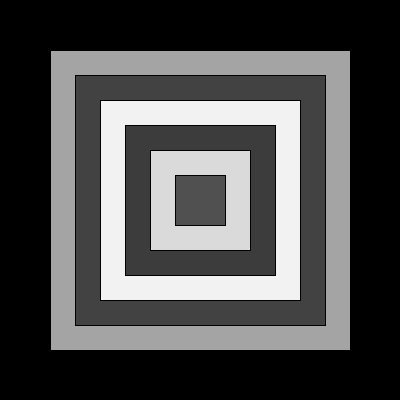
Frame 1 (no input)
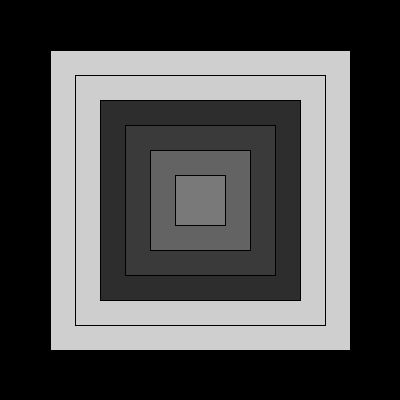
Frame 60 (the mouse pressed at the canvas centre just before this capture)
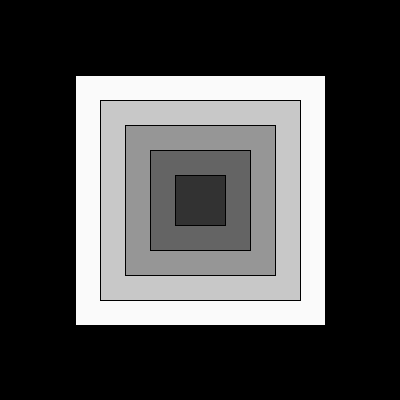
Frame 120 (the mouse held since frame 60 and released just before this capture)

The Processing sketch that drew these frames (run headless with seeded random() and noise(); from frame 60 on, the mouse is pressed at the canvas centre):

// Processing sketch: processing_41254
// ── processing_41254.pde

int x;

void setup () {
  size (400, 400);
  smooth();
}


void draw () {

  background (0);
rectMode(CENTER);


  if (mousePressed) {

    for (int x=300; x >=10; x=x-50) {
      fill(x);
      rect (width/2, height/2, x, x);
    }
  }
  else {
    for (int x=300; x >=  10; x=x-50) {
    fill(int(random(0, 255)));

      rect (width/2, height/2, x, x);
    }
  }
}
